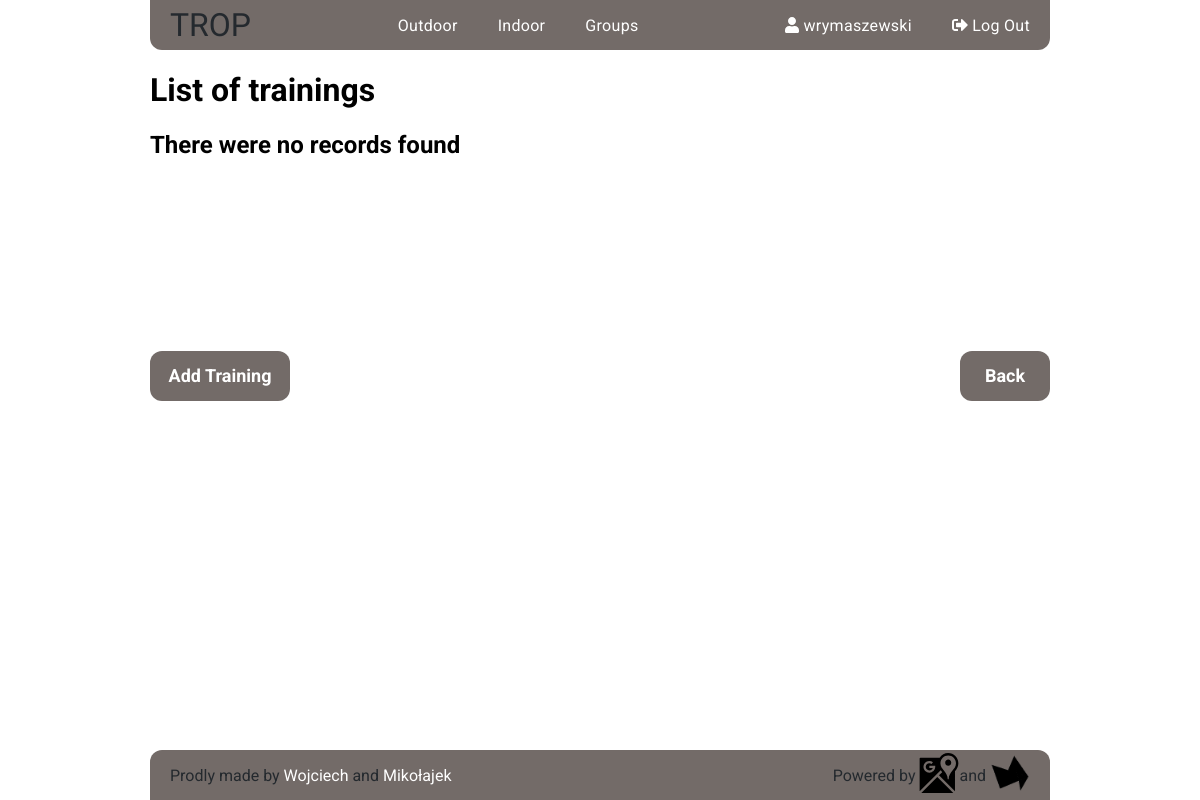
The app's page /indoor/wrymaszewski/trainings/ (signed in), older data.
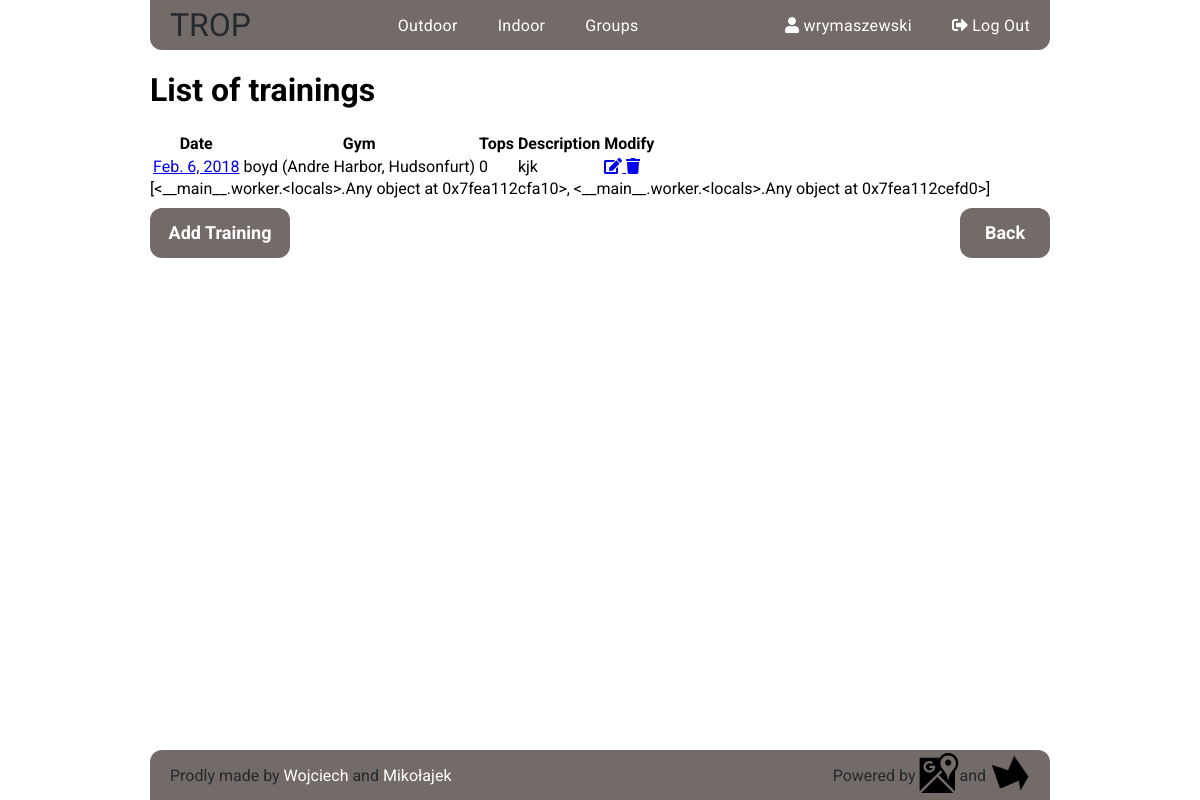
The same page, newer data.
### indoor/models.py (models this page shows, shortened)
class Training(models.Model):
    user = models.ForeignKey(User, related_name='trainings',
        on_delete=models.CASCADE)
    location = models.ForeignKey(Gym, verbose_name = 'Gym',
        related_name='trainings', on_delete=models.CASCADE)
    date = models.DateField()
    description = models.TextField(null=True, blank=True)
    created_at = models.DateTimeField(auto_now_add=True)
    updated_at = models.DateTimeField(auto_now=True)
    class Meta:
        ordering = ['date']
        get_latest_by = 'created_at'

class Gym(models.Model):
    name = models.CharField(max_length = 100)
    address = models.CharField(max_length = 200, verbose_name = 'Street, City')
    location = PlainLocationField(based_fields = ['address'], zoom=10)
    created_at = models.DateTimeField(auto_now_add=True)
    updated_at = models.DateTimeField(auto_now=True)
    def __str__(self):
        return "{} ({})".format(self.name, self.address)
    class Meta:
        ordering = ['name']
        get_latest_by = 'created_at'

### indoor/views.py (the view)
# urls.py: url(r'^(?P<username>\w+)/trainings/$', views.TrainingList.as_view(),
class TrainingList(LoginRequiredMixin, ListView):
    model = models.Training
    def get_queryset(self):
        queryset = super().get_queryset()
        return queryset.filter(user__username__iexact = self.kwargs.get('username'))
    def get_context_data(self, **kwargs):
        context = super().get_context_data(**kwargs)
        context['chart_list'] = [charts.gym_pie_chart(self.kwargs.get('username')),
                                charts.training_line_chart(self.kwargs.get('username'))]
        return context

### charts/charts.py (called while the page is built)
def pie(queryset, terms, title, verbose=None):
    data = DataPool(
           series=
            [{'options': {
               'source': queryset
               },
              'terms': [
                terms[0],
                terms[1],
                ]
            }]
    )
    cht = Chart(
            datasource = data,
            series_options =
              [{'options':{
                  'type': 'pie',
                  'stacking': False},
                'terms':{
                    terms[0]: [
                    terms[1]
                    ]
                  }
                }],
            chart_options =
              {'title': {
                   'text': title},
               },
                x_sortf_mapf_mts=(None, verbose, False))
    return cht

### indoor/charts.py (called while the page is built)
def gym_pie_chart(args):
    return pie(
            queryset = (Training.objects
                        .filter(user__username = args)
                        .values('location__name')
                        .order_by()
                        .annotate(Count=Count('location__name'))),
            terms = ['location__name', 'Count'],
            title = 'Gyms'
    )

### indoor/templates/indoor/training_list.html (shortened to what this page needs)
{% extends "indoor/indoor_base.html" %}
{% block indoor_content %}
<div class="training-list">
  <h1>List of trainings</h1>
  {% if training_list %}
  <table class="table datatable">
    <thead>
      <th>Date</th>
      <th>Gym</th>
      <th>Tops</th>
      <th>Description</th>
    {% if user == training_list.0.user %}
      <th>Modify</th>
    {% endif %}
    </thead>
    <tbody>
    {% for training in training_list %}
      <tr>
        <td><a href="{% url 'indoor:top_list' pk=training.pk %}">{{training.date}}</a></td>
        <td>{{training.location}}</td>
        <td>{{training.tops.count}}</td>
        <td>{{training.description}}</td>
      {% if user == training_list.0.user %}
        <td>
          <a href="{% url 'indoor:edit_training' pk=training.pk %}"><span class="fas fa-edit" ></span> </a>
          <a href="{% url 'indoor:delete_training' pk=training.pk %}"><span class="fas fa-trash" ></span> </a>
        </td>
      {% endif %}
      </tr>
    {% endfor %}
    </tbody>
  </table>
{% load chartit %}
{{chart_list|load_charts:'pie,line'}}
{% else %}
  <h2 class="no-records">There were no records found</h2>
{% endif %}
  <div class="buttons">
      <div class="add-buttons">
          <a class="add-training" href="{% url 'indoor:new_training' %}">Add Training</a>
      </div>
      <input class="back-button" type=button value='Back' onClick="javascript:history.go(-1);">
  </div>
</div>
{% endblock indoor_content %}

Row changes from the older to the newer data that the page shows:
added Training: date "Feb. 6, 2018", location "boyd (Andre Harbor, Hudsonfurt)", tops.count "0", description "kjk"
Text that changed along with them:
{{ chart_list|load_charts:'pie,line' }}: (not shown) → "[<__main__.worker.<locals>.Any object at 0x7fea112cfa10>, <__main__.worker.<locals>.Any object at 0x7fea112cefd0>]"
text no longer shown: "There were no records found"
text now shown: "Date Gym Tops Description Modify"
